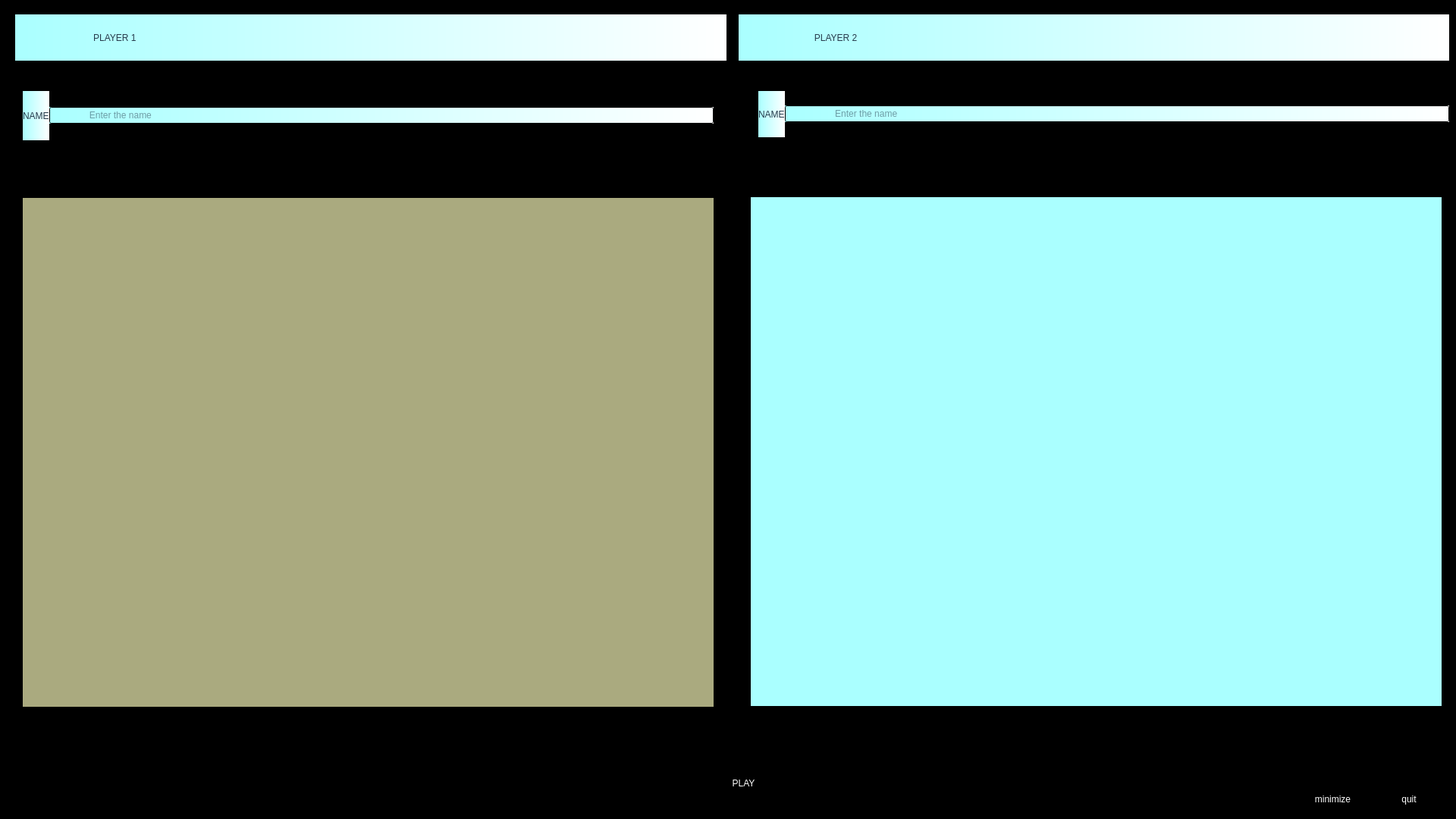
<?xml version="1.0" encoding="UTF-8"?>
<ui version="4.0">
 <class>Player_selection</class>
 <widget class="QDialog" name="Player_selection">
  <property name="enabled">
   <bool>true</bool>
  </property>
  <property name="geometry">
   <rect>
    <x>0</x>
    <y>0</y>
    <width>1920</width>
    <height>1080</height>
   </rect>
  </property>
  <property name="windowTitle">
   <string>Dialog</string>
  </property>
  <property name="styleSheet">
   <string notr="true">
	background-color: rgb(0, 0, 0);

</string>
  </property>
  <widget class="Line" name="line">
   <property name="geometry">
    <rect>
     <x>953</x>
     <y>80</y>
     <width>31</width>
     <height>901</height>
    </rect>
   </property>
   <property name="orientation">
    <enum>Qt::Vertical</enum>
   </property>
  </widget>
  <widget class="QWidget" name="layoutWidget">
   <property name="geometry">
    <rect>
     <x>1000</x>
     <y>120</y>
     <width>911</width>
     <height>61</height>
    </rect>
   </property>
   <layout class="QHBoxLayout" name="horizontalLayout_3">
    <property name="spacing">
     <number>0</number>
    </property>
    <item>
     <widget class="QLabel" name="label_4">
      <property name="styleSheet">
       <string notr="true">font: 20pt &quot;Segoe Print&quot;;
	color:rgb(38, 58, 75); 
background-color: qlineargradient(spread:pad, x1:0, y1:0, x2:1, y2:0, stop:0 rgba(170, 255, 255, 255), stop:1 rgba(255, 255, 255, 255));
</string>
      </property>
      <property name="text">
       <string>NAME</string>
      </property>
     </widget>
    </item>
    <item>
     <widget class="QLineEdit" name="lineEdit_2">
      <property name="styleSheet">
       <string notr="true">font: 20pt &quot;Segoe Print&quot;;
	color:rgb(38, 58, 75); 
background-color: qlineargradient(spread:pad, x1:0, y1:0, x2:1, y2:0, stop:0 rgba(170, 255, 255, 255), stop:1 rgba(255, 255, 255, 255));
</string>
      </property>
      <property name="placeholderText">
       <string>                   Enter the name</string>
      </property>
     </widget>
    </item>
   </layout>
  </widget>
  <widget class="QPushButton" name="Gameplay_button">
   <property name="geometry">
    <rect>
     <x>900</x>
     <y>1007</y>
     <width>161</width>
     <height>51</height>
    </rect>
   </property>
   <property name="styleSheet">
    <string notr="true">

QPushButton {
	
	font: 20pt &quot;Segoe Print&quot;;
	
color: white;
     
	background-color: transparent;
	border: 1px solid black;
     border-radius: 5px;
}
QPushButton:!pressed
{
  border: 1px black;
}
QPushButton:hover {
	color:rgb(38, 58, 75); 
background-color: qlineargradient(spread:pad, x1:0, y1:0, x2:1, y2:0, stop:0 rgba(170, 255, 255, 255), stop:1 rgba(255, 255, 255, 255));
}</string>
   </property>
   <property name="text">
    <string>PLAY</string>
   </property>
  </widget>
  <widget class="QWidget" name="layoutWidget">
   <property name="geometry">
    <rect>
     <x>20</x>
     <y>19</y>
     <width>1891</width>
     <height>61</height>
    </rect>
   </property>
   <layout class="QHBoxLayout" name="horizontalLayout">
    <item>
     <widget class="QLabel" name="label">
      <property name="styleSheet">
       <string notr="true">font: 20pt &quot;Segoe Print&quot;;
	color:rgb(38, 58, 75); 
background-color: qlineargradient(spread:pad, x1:0, y1:0, x2:1, y2:0, stop:0 rgba(170, 255, 255, 255), stop:1 rgba(255, 255, 255, 255));
</string>
      </property>
      <property name="text">
       <string>                               PLAYER 1</string>
      </property>
     </widget>
    </item>
    <item>
     <spacer name="verticalSpacer">
      <property name="orientation">
       <enum>Qt::Vertical</enum>
      </property>
      <property name="sizeHint" stdset="0">
       <size>
        <width>10</width>
        <height>40</height>
       </size>
      </property>
     </spacer>
    </item>
    <item>
     <widget class="QLabel" name="label_2">
      <property name="styleSheet">
       <string notr="true">font: 20pt &quot;Segoe Print&quot;;
	color:rgb(38, 58, 75); 
background-color: qlineargradient(spread:pad, x1:0, y1:0, x2:1, y2:0, stop:0 rgba(170, 255, 255, 255), stop:1 rgba(255, 255, 255, 255));
</string>
      </property>
      <property name="text">
       <string>                              PLAYER 2</string>
      </property>
     </widget>
    </item>
   </layout>
  </widget>
  <widget class="QWidget" name="layoutWidget">
   <property name="geometry">
    <rect>
     <x>30</x>
     <y>120</y>
     <width>911</width>
     <height>65</height>
    </rect>
   </property>
   <layout class="QHBoxLayout" name="horizontalLayout_2">
    <property name="spacing">
     <number>0</number>
    </property>
    <item>
     <widget class="QLabel" name="label_3">
      <property name="styleSheet">
       <string notr="true">font: 20pt &quot;Segoe Print&quot;;
	color:rgb(38, 58, 75); 
background-color: qlineargradient(spread:pad, x1:0, y1:0, x2:1, y2:0, stop:0 rgba(170, 255, 255, 255), stop:1 rgba(255, 255, 255, 255));
</string>
      </property>
      <property name="text">
       <string>NAME</string>
      </property>
     </widget>
    </item>
    <item>
     <widget class="QLineEdit" name="lineEdit">
      <property name="styleSheet">
       <string notr="true">font: 20pt &quot;Segoe Print&quot;;
	color:rgb(38, 58, 75); 
background-color: qlineargradient(spread:pad, x1:0, y1:0, x2:1, y2:0, stop:0 rgba(170, 255, 255, 255), stop:1 rgba(255, 255, 255, 255));
</string>
      </property>
      <property name="placeholderText">
       <string>               Enter the name</string>
      </property>
     </widget>
    </item>
   </layout>
  </widget>
  <widget class="QWidget" name="layoutWidget">
   <property name="geometry">
    <rect>
     <x>1710</x>
     <y>1038</y>
     <width>195</width>
     <height>32</height>
    </rect>
   </property>
   <layout class="QGridLayout" name="gridLayout">
    <item row="0" column="0">
     <widget class="QPushButton" name="pushButton_2">
      <property name="styleSheet">
       <string notr="true">

QPushButton {
	
	font: 10pt &quot;Segoe Print&quot;;
	
color: white;
     
	background-color: transparent;
	border: 1px solid black;
     border-radius: 5px;
}
QPushButton:!pressed
{
  border: 1px black;
}
QPushButton:hover {
	color:rgb(38, 58, 75); 
background-color: qlineargradient(spread:pad, x1:0, y1:0, x2:1, y2:0, stop:0 rgba(170, 255, 255, 255), stop:1 rgba(255, 255, 255, 255));
}</string>
      </property>
      <property name="text">
       <string>minimize</string>
      </property>
     </widget>
    </item>
    <item row="0" column="1">
     <widget class="QPushButton" name="pushButton">
      <property name="styleSheet">
       <string notr="true">

QPushButton {
	
	font: 10pt &quot;Segoe Print&quot;;
	
color: white;
     
	background-color: transparent;
	border: 1px solid black;
     border-radius: 5px;
}
QPushButton:!pressed
{
  border: 1px black;
}
QPushButton:hover {
	color:rgb(38, 58, 75); 
background-color: qlineargradient(spread:pad, x1:0, y1:0, x2:1, y2:0, stop:0 rgba(170, 255, 255, 255), stop:1 rgba(255, 255, 255, 255));
}</string>
      </property>
      <property name="text">
       <string>quit</string>
      </property>
     </widget>
    </item>
   </layout>
  </widget>
  <widget class="QLabel" name="label_5">
   <property name="geometry">
    <rect>
     <x>30</x>
     <y>261</y>
     <width>911</width>
     <height>671</height>
    </rect>
   </property>
   <property name="styleSheet">
    <string notr="true">background-color: rgb(170, 170, 127);</string>
   </property>
   <property name="text">
    <string/>
   </property>
   <property name="pixmap">
    <pixmap resource="k.qrc">:/photos/untitled1.png</pixmap>
   </property>
   <property name="scaledContents">
    <bool>true</bool>
   </property>
  </widget>
  <widget class="QLabel" name="label_6">
   <property name="geometry">
    <rect>
     <x>990</x>
     <y>260</y>
     <width>911</width>
     <height>671</height>
    </rect>
   </property>
   <property name="styleSheet">
    <string notr="true">background-color: rgb(170, 255, 255);</string>
   </property>
   <property name="text">
    <string/>
   </property>
   <property name="pixmap">
    <pixmap resource="k.qrc">:/photos/untitled.png</pixmap>
   </property>
   <property name="scaledContents">
    <bool>true</bool>
   </property>
  </widget>
 </widget>
 <resources>
  <include location="k.qrc"/>
 </resources>
 <connections>
  <connection>
   <sender>pushButton_2</sender>
   <signal>clicked()</signal>
   <receiver>Player_selection</receiver>
   <slot>showMinimized()</slot>
   <hints>
    <hint type="sourcelabel">
     <x>1744</x>
     <y>1052</y>
    </hint>
    <hint type="destinationlabel">
     <x>1771</x>
     <y>1017</y>
    </hint>
   </hints>
  </connection>
 </connections>
</ui>
